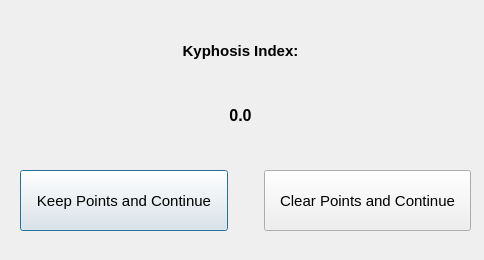
<?xml version="1.0" encoding="UTF-8"?>
<ui version="4.0">
 <class>Dialog</class>
 <widget class="QDialog" name="Dialog">
  <property name="geometry">
   <rect>
    <x>0</x>
    <y>0</y>
    <width>484</width>
    <height>260</height>
   </rect>
  </property>
  <property name="windowTitle">
   <string>Calculated Kyphosis</string>
  </property>
  <widget class="QLabel" name="label">
   <property name="geometry">
    <rect>
     <x>10</x>
     <y>30</y>
     <width>461</width>
     <height>41</height>
    </rect>
   </property>
   <property name="sizePolicy">
    <sizepolicy hsizetype="Expanding" vsizetype="Expanding">
     <horstretch>0</horstretch>
     <verstretch>0</verstretch>
    </sizepolicy>
   </property>
   <property name="font">
    <font>
     <pointsize>11</pointsize>
     <weight>75</weight>
     <bold>true</bold>
    </font>
   </property>
   <property name="text">
    <string>Kyphosis Index:</string>
   </property>
   <property name="alignment">
    <set>Qt::AlignCenter</set>
   </property>
  </widget>
  <widget class="QLabel" name="label_2">
   <property name="geometry">
    <rect>
     <x>10</x>
     <y>90</y>
     <width>461</width>
     <height>51</height>
    </rect>
   </property>
   <property name="sizePolicy">
    <sizepolicy hsizetype="Expanding" vsizetype="Expanding">
     <horstretch>0</horstretch>
     <verstretch>0</verstretch>
    </sizepolicy>
   </property>
   <property name="font">
    <font>
     <pointsize>12</pointsize>
     <weight>75</weight>
     <bold>true</bold>
    </font>
   </property>
   <property name="text">
    <string>0.0</string>
   </property>
   <property name="alignment">
    <set>Qt::AlignCenter</set>
   </property>
  </widget>
  <widget class="QWidget" name="horizontalLayoutWidget">
   <property name="geometry">
    <rect>
     <x>20</x>
     <y>170</y>
     <width>451</width>
     <height>61</height>
    </rect>
   </property>
   <layout class="QHBoxLayout" name="horizontalLayout">
    <item>
     <widget class="QPushButton" name="pushButton">
      <property name="sizePolicy">
       <sizepolicy hsizetype="Expanding" vsizetype="Expanding">
        <horstretch>0</horstretch>
        <verstretch>0</verstretch>
       </sizepolicy>
      </property>
      <property name="font">
       <font>
        <pointsize>11</pointsize>
       </font>
      </property>
      <property name="text">
       <string>Keep Points and Continue</string>
      </property>
     </widget>
    </item>
    <item>
     <spacer name="horizontalSpacer">
      <property name="orientation">
       <enum>Qt::Horizontal</enum>
      </property>
      <property name="sizeType">
       <enum>QSizePolicy::Fixed</enum>
      </property>
      <property name="sizeHint" stdset="0">
       <size>
        <width>30</width>
        <height>40</height>
       </size>
      </property>
     </spacer>
    </item>
    <item>
     <widget class="QPushButton" name="pushButton_2">
      <property name="sizePolicy">
       <sizepolicy hsizetype="Expanding" vsizetype="Expanding">
        <horstretch>0</horstretch>
        <verstretch>0</verstretch>
       </sizepolicy>
      </property>
      <property name="font">
       <font>
        <pointsize>11</pointsize>
       </font>
      </property>
      <property name="text">
       <string>Clear Points and Continue</string>
      </property>
     </widget>
    </item>
   </layout>
  </widget>
 </widget>
 <resources/>
 <connections/>
</ui>
